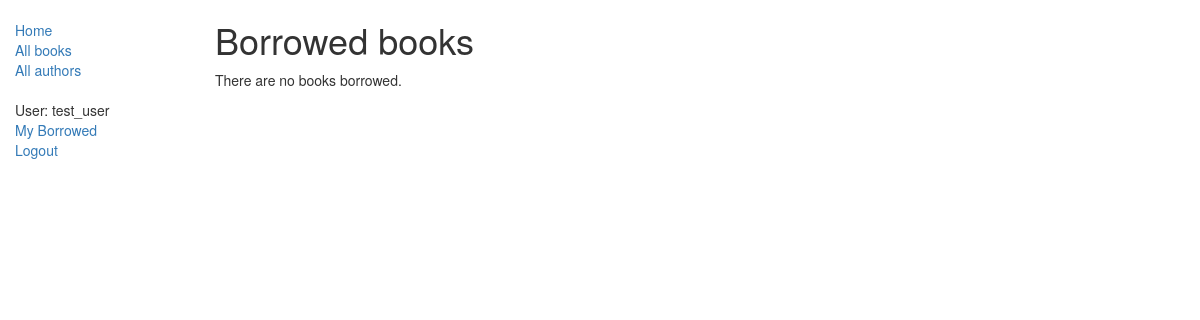
The page /catalog/mybooks/ (signed in) on the database as committed earlier.
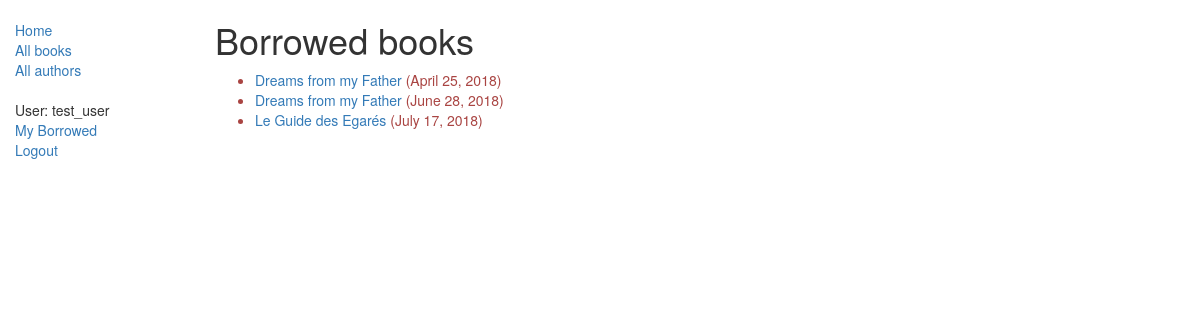
The same page on the database as committed later.
### catalog/models.py (models this page shows, shortened)
class BookInstance(models.Model):
    id = models.UUIDField(primary_key=True, default=uuid.uuid4,
                          help_text="Unique ID for this particular book across whole library")
    book = models.ForeignKey('Book', on_delete=models.SET_NULL, null=True)
    imprint = models.CharField(max_length=200)
    due_back = models.DateField(null=True, blank=True)
    borrower = models.ForeignKey(
        User, on_delete=models.SET_NULL, null=True, blank=True)
    @property
    def is_overdue(self):
        if self.due_back and date.today() > self.due_back:
            return True
        return False
    LOAN_STATUS = (
        ('d', 'Maintenance'),
        ('o', 'On loan'),
        ('a', 'Available'),
        ('r', 'Reserved'),
    )
    status = models.CharField(max_length=1, choices=LOAN_STATUS,
                              blank=True, default='d', help_text='Book availability')
    class Meta:
        ordering = ["due_back"]
        permissions = (("can_mark_returned", "Set book as returned"),)

class Book(models.Model):
    title = models.CharField(max_length=200)
    author = models.ForeignKey('Author', on_delete=models.SET_NULL, null=True)
    summary = models.TextField(
        max_length=1000, help_text="Enter a brief description of the book")
    isbn = models.CharField(
        'ISBN', max_length=13, help_text='13 Character <a href="https://www.isbn-international.org/content/what-isbn">ISBN number</a>')
    genre = models.ManyToManyField(
        Genre, help_text="Select a genre for this book")
    language = models.ForeignKey(
        'Language', on_delete=models.SET_NULL, null=True)

### catalog/views.py (the view)
# urls.py: path('mybooks/', views.LoanedBooksByUserListView.as_view(), name='my-borrowed'),
class LoanedBooksByUserListView(LoginRequiredMixin, generic.ListView):
    model = BookInstance
    template_name = 'catalog/bookinstance_list_borrowed_user.html'
    paginate_by = 10
    def get_queryset(self):
        return BookInstance.objects.filter(borrower=self.request.user).filter(status__exact='o').order_by('due_back')

### catalog/templates/catalog/bookinstance_list_borrowed_user.html
{% extends "base_generic.html" %}
{% block content %}
    <h1>Borrowed books</h1>
    {% if bookinstance_list %}
    <ul>
      {% for bookinst in bookinstance_list %}
      <li class="{% if bookinst.is_overdue %}text-danger{% endif %}">
        <a href="{% url 'book-detail' bookinst.book.pk %}">{{bookinst.book.title}}</a> ({{ bookinst.due_back }})
      </li>
      {% endfor %}
    </ul>
    {% else %}
      <p>There are no books borrowed.</p>
    {% endif %}
{% endblock %}

Rows that differ between the two databases and show on the page:
now on this page (row edited): BookInstance: book "Dreams from my Father", due_back "April 25, 2018"
now on this page (row edited): BookInstance: book "Dreams from my Father", due_back "June 28, 2018"
now on this page (row edited): BookInstance: book "Le Guide des Egarés", due_back "July 17, 2018"
Other text that changed with them:
text no longer shown: "There are no books borrowed."
